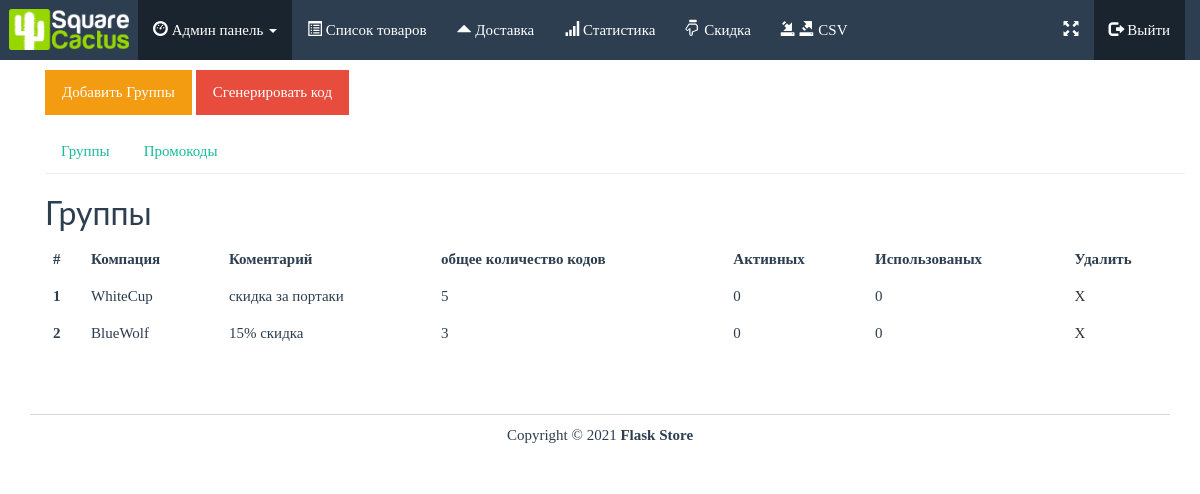
Screenshot of /gcode with the database file from the repository.
### app.py (models this page shows)
class Group(db.Model):
    id = db.Column(db.Integer, primary_key=True)
    name = db.Column(db.String(50), nullable=True)
    comment = db.Column(db.String(200), nullable=True)
    sum_count = db.Column(db.Integer)
    active = db.Column(db.Integer)
    used = db.Column(db.Integer)

### app.py (the view)
@app.route('/gcode')
def gcode():
    generate = Gencode.query.all()
    group = Group.query.all()
    return render_template('gcode/index.html', generate=generate, group=group, admin=True)

### templates/gcode/index.html (shortened to what this page needs)
{% extends "base.html" %}
{% block body %}
<div class="container">
    <div class="row mb-5">
   <div class="col-lg-12 mt-5" >
   <a href="{{ url_for('add_group') }}" class="btn btn-warning">Добавить Группы</a>
    <a href="{{ url_for('add_generate') }}" class="btn btn-danger">Сгенерировать код</a>
       <ul class="nav nav-tabs" style="margin-top: 15px;">
   <li><a href="#a" data-toggle="tab">Группы</a></li>
   <li><a href="#b" data-toggle="tab">Промокоды</a></li>
</ul>
<div class="tab-content">
   <div class="tab-pane active" id="a">
       <h2>Группы</h2>
             <table class="table table-dark mt-5">
  <thead>
    <tr>
        <th scope="col">#</th>
        <th scope="col">Компация</th>
        <th scope="col">Коментарий</th>
        <th scope="col">общее количество кодов</th>
        <th scope="col">Активных</th>
        <th scope="col">Использованых</th>
        <th scope="col">Удалить</th>
    </tr>
  </thead>
  <tbody>
    {% for i in group %}
        <tr>
      <th scope="row">{{ i.id }}</th>
      <td>{{ i.name }}</td>
      <td>{{ i.comment }}</td>
      <td>{{ i.sum_count }}</td>
        <td>{{ i.active }}</td>
        <td>{{ i.used }}</td>
        <td><a href="{{ url_for('delete_group', id=i.id) }}">Х</a></td>
    </tr>
  {% endfor %}
  </tbody>
</table>
   </div>
</div>
   </div>
    </div>
</div>
{% endblock %}

### static/css/styles.css (style rules this page uses)
body { font-family: Ubuntu, verdana, georgia, serif, sans-serif; }
a, a:hover, a:active, a:focus, a:visited { text-decoration: none; }
table { width: 100%; }
div.panel, .btn, .navbar { border-radius: 0; }
table a:not(.btn), .table a:not(.btn) { text-decoration: none; }
table a:not(.btn), .table a:not(.btn) { text-decoration: none; color: #333; }
.active { border:none!important; }

### rows the page displays
Group: id "1", name "WhiteCup", comment "скидка за портаки", sum_count "5", active "0", used "0"
Group: id "2", name "BlueWolf", comment "15% скидка", sum_count "3", active "0", used "0"
